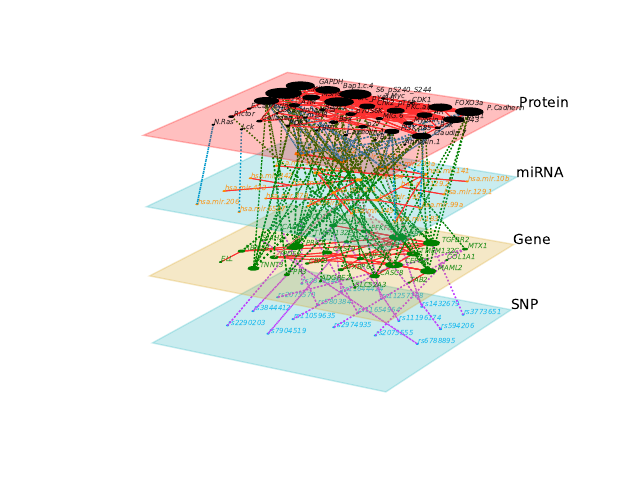

This chart was generated by the following Python code:
#!/usr/bin/python
# -*- coding: utf-8 -*-

import matplotlib as plt
from pymnet import *
import pymnet
from itertools import islice
import math

snp_name = ["rs2819348","rs11644424","rs11257188","rs1432679","rs3773651","rs3757318","rs10443215","rs2075570","rs580384",
"rs1493354","rs11654964","rs2032224","rs11196174","rs594206","rs13387042","rs3844412","rs11059635","rs2974935","rs2075555",
"rs6788895","rs2290203","rs7904519"]

gene_name = ["LMOD1", "TGFBR2", "BCL9", "TMEM132C", "COL1A1", "TCF7L2", "PFKFB3", "MTX1", "CADPS", "KLF4", 
"PRC1", "CDKN2B.AS1", "STXBP6", "TMEM132E", "CDH13", "SIAH2", "FPR3", "EBF1", "SLC52A3", "CBX8", "RBMS3", 
"CEP83", "CHST9", "RPUSD4", "APOBEC3A", "PAX9", "WASF2", "ROPN1L", "LINC.PINT", "GRIN2B", "MAML2", "PTPN4", 
"PDE4D", "MSRA", "GCKR", "GALNT2", "TAB2", "CASC8", "TNNT3", "TOX3", "ELL", "DENND1A", "DNAJC1", "TPD52", 
"PBX1", "MIR4757", "CD80", "ADGRE2", "ZNF462", "GPC5", "CDON"]#,'CCDC170', 'RNU6-830P', 'LOC105378740', 'LOC100505878', 'RPL10AP9', 'LOC105371740', 'SERPINB5', 'SERPINB12', 'LOC105373874', 'LOC101928278', 'LOC101928392', 'PRC1-AS1']

mirna_name = ["hsa.mir.139", "hsa.mir.21", "hsa.mir.183", "hsa.mir.96", "hsa.mir.190b", "hsa.mir.6507", "hsa.mir.204", 
"hsa.mir.107", "hsa.mir.1262", "hsa.mir.195", "hsa.mir.379", "hsa.mir.10b", "hsa.mir.484", "hsa.mir.337", 
"hsa.mir.129.2", "hsa.mir.6892", "hsa.mir.374a", "hsa.mir.584", "hsa.mir.548y", "hsa.mir.99a", "hsa.mir.1248", 
"hsa.mir.423", "hsa.mir.145", "hsa.mir.486.2", "hsa.mir.1301", "hsa.mir.486.1", "hsa.mir.744", "hsa.mir.142", 
"hsa.mir.592", "hsa.mir.129.1", "hsa.mir.130b", "hsa.mir.877", "hsa.mir.203a", "hsa.mir.1287", "hsa.mir.3614", 
"hsa.mir.342", "hsa.mir.10a", "hsa.mir.7705", "hsa.mir.511", "hsa.mir.378c", "hsa.mir.206", "hsa.mir.103a.1", 
"hsa.mir.1247", "hsa.mir.1185.2", "hsa.mir.3174", "hsa.mir.1295a", "hsa.mir.141", "hsa.mir.155", "hsa.mir.493", 
"hsa.mir.215"]

protein_name = ["Bax", "GSK3.alpha.beta", "E.Cadherin", "Rab11", "Caveolin.1", "Collagen_VI", 
"c.Myc", "PKC.alpha", "GAPDH", "P.Cadherin", "PDK1", "XBP1", "CDK1", "c.Kit", "Syk", 
"p27", "Shc_pY317", "mTOR", "AR", "Ku80", "Rictor", "MSH6", "14.3.3_zeta", "PI3K.p85", 
"Chk2_pT68", "Bap1.c.4", "Lck", "STAT3_pY705", "S6_pS240_S244", "ATM", "Src_pY416", 
"14.3.3_epsilon", "Bak", "N.Ras", "Myosin.IIa_pS1943", "LKB1", "YB.1", "p70S6K", 
"Claudin.7", "Annexin.1", "4E.BP1_pT37_T46", "MIG.6", "FOXO3a"]

net=pymnet.MultilayerNetwork(aspects=1, fullyInterconnected=False)
#---------------------------------------------------------------------------------------------------------------------
# get line
def isGeneRnaProteinlist(name):
	if name in snp_name: return name, 'SNP'
	if name in gene_name: return name, 'Gene'
	if name in mirna_name: return name, 'miRNA'
	if name in protein_name: return name, 'Protein'


MIC06 = open('MIC0.6.csv','r')
for line in islice(MIC06, 1, None): # ignore 1st line
	name1 = line.split(',')[0]
	name2 = line.split(',')[1]
	value = line.split(',')[2]
#1	if (name1 in gene_name and name2 in snp_name) or (name1 in gene_name and name2 in gene_name) or (name1 in mirna_name and name2 in mirna_name) or (name1 in protein_name and name2 in protein_name): # MIC0.6_2.csv
#		net[isGeneRnaProteinlist(name1)][isGeneRnaProteinlist(name2)] = float(value)
	net[isGeneRnaProteinlist(name1)][isGeneRnaProteinlist(name2)] = float(value)
#	if (name1 in gene_name and name2 in snp_name) or (name1 in gene_name and name2 in mirna_name) or (name1 in gene_name and name2 in protein_name):# or (name1 in mirna_name and name2 in protein_name):
#		net[isGeneRnaProteinlist(name1)][isGeneRnaProteinlist(name2)] = float(value)
MIC06.close()

#---------------------------------------------------------
MIC06 = open('MIC0.6.csv','r')
snp_unique, gene_unique, mirna_unique, protein_unique = [], [], [], []
for line in islice(MIC06, 1, None): # ignore 1st line
	name1 = line.split(',')[0]
	name2 = line.split(',')[1]
	if name1 in snp_name and name1 not in snp_unique: snp_unique.append(name1)
	if name2 in snp_name and name2 not in snp_unique: snp_unique.append(name2)
	if name1 in gene_name and name1 not in gene_unique: gene_unique.append(name1)
	if name2 in gene_name and name2 not in gene_unique: gene_unique.append(name2)
	if name1 in mirna_name and name1 not in mirna_unique: mirna_unique.append(name1)
	if name2 in mirna_name and name2 not in mirna_unique: mirna_unique.append(name2)
	if name1 in protein_name and name1 not in protein_unique: protein_unique.append(name1)
	if name2 in protein_name and name2 not in protein_unique: protein_unique.append(name2)

MIC06.close()


MIC06 = open('MIC0.6.csv','r')
sgmp = {}
for line in islice(MIC06, 1, None): # ignore 1st line
	key = line.split(',')[0]
	value = line.split(',')[1]
	sgmp.setdefault(key,[]).append(value)
	sgmp.setdefault(value,[]).append(key)

MIC06.close()

'''
MIC06 = open('MIC0.6.csv','r')
snp2gene = []
for line in islice(MIC06, 1, None): # ignore 1st line
	name1 = line.split(',')[0]
	name2 = line.split(',')[1]
	if name2 in snp_unique:
		snp2gene.append(name1)

MIC06.close()


for i in snp2gene:
	for j in sgmp[i]:
		if j in protein_name:
			for k in sgmp[i]:
				net[isGeneRnaProteinlist(i)][isGeneRnaProteinlist(k)]=1
			break

for i in mirna_unique:
	for j in sgmp[i]:
		if j in gene_name:
			for k in sgmp[i]:
				net[isGeneRnaProteinlist(i)][isGeneRnaProteinlist(k)]=1
			break


for i in protein_unique:
	for j in sgmp[i]:
		if j in mirna_name:
			for k in sgmp[i]:
				net[isGeneRnaProteinlist(i)][isGeneRnaProteinlist(k)]=1
			break
'''
#---------------------------------------------------------------------------------------------------------------------
# get nodeColorDict && nodeLabelColorDict
def nodeColor(name):
	if name in snp_name: return {(name, 'SNP'):'#00B2EE'}
	if name in gene_name: return {(name, 'Gene'):'g'}
	if name in mirna_name: return {(name, 'miRNA'):'#FF8C00'}
	if name in protein_name: return {(name, 'Protein'):'k'}

MIC06 = open('MIC0.6.csv','r')
nodeColorDict0, nodeLabelColorDict0 = {}, {}
for line in islice(MIC06, 1, None): # ignore 1st line
	name1 = line.split(',')[0]
	name2 = line.split(',')[1]
	value = line.split(',')[2]
	nodeColorDict0 = dict(nodeColorDict0.items() + nodeColor(name1).items() + nodeColor(name2).items())
	nodeLabelColorDict0 = dict(nodeLabelColorDict0.items() + nodeColor(name1).items() + nodeColor(name2).items())
MIC06.close()

#---------------------------------------------------------------------------------------------------------------------

# get edgeColorDict
def edgeColor(name1, name2):
	if name1 in gene_name and name2 in gene_name:
		return {((name1, 'Gene'), (name2, 'Gene')):'#FF3030'}
	if name1 in mirna_name and name2 in mirna_name:
		return {((name1, 'miRNA'), (name2, 'miRNA')):'#FF3030'}
	if name1 in protein_name and name2 in protein_name:
		return {((name1, 'Protein'), (name2, 'Protein')):'#FF3030'}
	if name1 in gene_name and name2 in snp_name:
		return {((name1, 'Gene'), (name2, 'SNP')):'#BF3EFF'}
	if name1 in gene_name and name2 in mirna_name:
		return {((name1, 'Gene'), (name2, 'miRNA')):'#F08080'}
	if name1 in gene_name and name2 in protein_name:
		return {((name1, 'Gene'), (name2, 'Protein')):'#008000'}
	if name1 in mirna_name and name2 in protein_name:
		return {((name1, 'miRNA'), (name2, 'Protein')):'#0099CC'}

MIC06 = open('MIC0.6.csv','r')
edgeColorDict0 = {}
for line in islice(MIC06, 1, None): # ignore 1st line
	name1 = line.split(',')[0]
	name2 = line.split(',')[1]
	value = line.split(',')[2]
	edgeColorDict0 = dict(edgeColorDict0.items() + edgeColor(name1, name2).items())
MIC06.close()

#---------------------------------------------------------------------------------------------------------------------
# get nodeSizeDict
def nodeSize(name, count):
	if name in snp_name: return {(name, 'SNP'): count}
	if name in gene_name: return {(name, 'Gene'): count}
	if name in mirna_name: return {(name, 'miRNA'): count}
	if name in protein_name: return {(name, 'Protein'): count}

MIC06 = open('MIC0.6.csv','r')
nodeCountDict = {}
for line in islice(MIC06, 1, None): # ignore 1st line
	name1 = line.split(',')[0]
	name2 = line.split(',')[1]
	if name1 not in nodeCountDict.keys():
		nodeCountDict[name1] = 1
	else:
		nodeCountDict[name1] += 1
	if name2 not in nodeCountDict.keys():
		nodeCountDict[name2] = 1
	else:
		nodeCountDict[name2] += 1

MIC06.close()
nodeSizeDict0 = {}
nodeLabelSizeDict0 = {}
for name in nodeCountDict.keys():
	nodeSizeDict0 = dict(nodeSizeDict0.items() + nodeSize(name, nodeCountDict[name]/180.0).items())
	nodeLabelSizeDict0 = dict(nodeLabelSizeDict0.items() + nodeSize(name, 5).items())

#---------------------------------------------------------------------------------------------------------------------
# get edge width
def edgeWidth(name1, name2, name3):
	if name1 in gene_name and name2 in gene_name:
		return {((name1, 'Gene'), (name2, 'Gene')):name3}
	if name1 in mirna_name and name2 in mirna_name:
		return {((name1, 'miRNA'), (name2, 'miRNA')):name3}
	if name1 in protein_name and name2 in protein_name:
		return {((name1, 'Protein'), (name2, 'Protein')):name3}
	if name1 in gene_name and name2 in snp_name:
		return {((name1, 'Gene'), (name2, 'SNP')):name3}
	if name1 in gene_name and name2 in mirna_name:
		return {((name1, 'Gene'), (name2, 'miRNA')):name3*1.5}
	if name1 in gene_name and name2 in protein_name:
		return {((name1, 'Gene'), (name2, 'Protein')):name3*1.5}
	if name1 in mirna_name and name2 in protein_name:
		return {((name1, 'miRNA'), (name2, 'Protein')):name3*1.5}

MIC06 = open('MIC0.6.csv','r')
edgeWidthDict0 = {}
for line in islice(MIC06, 1, None): # ignore 1st line
	name1 = line.split(',')[0]
	name2 = line.split(',')[1]
	value = float(line.split(',')[2])
	edgeWidthDict0 = dict(edgeWidthDict0.items() + edgeWidth(name1, name2, value).items())
MIC06.close()

#---------------------------------------------------------------------------------------------------------------------
# get coords, must be simultaneously
def Coords(gmp_unique):
	Count = len(gmp_unique)
	dis = 1.6/int(math.sqrt(Count))
	Dict = {}
	for i in range(Count):
		zheng = i//(int(math.sqrt(Count))+1)
		yu = i%(int(math.sqrt(Count))+1)
		if set(gmp_unique).issubset(set(snp_name)): Dict[(gmp_unique[i], 'SNP')] = (-0.8+yu*dis, 0.8-zheng*dis)
		if set(gmp_unique).issubset(set(gene_name)): Dict[(gmp_unique[i], 'Gene')] = (-0.8+yu*dis, 0.8-zheng*dis)
		if set(gmp_unique).issubset(set(mirna_name)): Dict[(gmp_unique[i], 'miRNA')] = (-0.8+yu*dis, 0.8-zheng*dis)
		if set(gmp_unique).issubset(set(protein_name)): Dict[(gmp_unique[i], 'Protein')] = (-0.8+yu*dis, 0.8-zheng*dis)
	return Dict

nodeCoords0 = dict(Coords(snp_unique).items() + Coords(gene_unique).items() + Coords(mirna_unique).items() + Coords(protein_unique).items())

#---------------------------------------------------------------------------------------------------------------------
# main
fig=pymnet.draw(net, show=False, azim=-60, elev=25, layergap=0.75,
						layout='shell',
#						layershape='circle',
						autoscale=True,
						defaultNodeLabelAlpha=0.75,
						defaultLayerAlpha=0.25,

						# color
						nodeColorDict = nodeColorDict0,
						nodeLabelColorDict = nodeColorDict0,
						edgeColorDict = edgeColorDict0,

						# size
						nodeSizeDict = nodeSizeDict0,
						nodeSizeRule={'scalecoeff': 0.2, 'rule': 'scaled'},
						nodeLabelSizeDict = nodeLabelSizeDict0,

						# width
						edgeWidthDict = edgeWidthDict0,
						defaultEdgeAlpha=1,

						# coords
						nodeCoords = nodeCoords0,
						nodelayerCoords = nodeCoords0,

						layerColorDict={'Gene':'#DAA520', 'Protein':'#FF0000'},
						layerOrderDict={'SNP':4, 'Gene':3, 'miRNA':2, 'Protein':1},
						# node label style
						defaultNodeLabelStyle='oblique', # normal, italic or oblique
						layerPadding=0.25)
fig.savefig("Multilayer_Networks_normal06_all.pdf")
